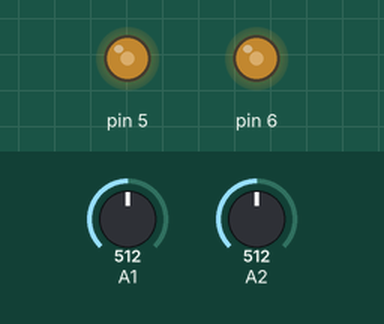
Simulated run of this sketch. Board: Arduino Uno, built with avr-gcc and run on an emulated ATmega328P. Parts: output pins drawn as LEDs (lit = HIGH). Inputs (shaded band) come from the test bench; at power-on: A1 = 512, A2 = 512. What the sketch prints to the serial monitor is not drawn.

Above: at 1.2 s.
1.3 s: A1 set to 488
2.9 s: A1 set to 511
Timing chart, 0 to 5.9 s (numbered marks = the images above; inputs shaded):
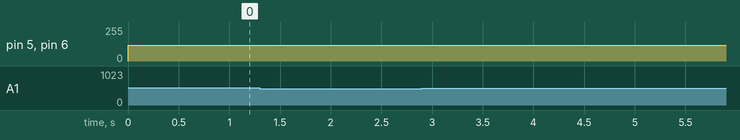

Measured:
- after the input at 1.3 s, every drawn part: stays the same
- after the input at 2.9 s, every drawn part: stays the same

The sketch:

src.ino
```cpp
#include "Sensor.h"
#include "SensorLinea.h"
#include "Motor.h"
#include "Minisumo.h"

// the setup routine runs once when you press reset:
Minisumo M1;


//    Sensor(int posx,int posy, int dirx, int diry, int pn);
void setup() {
  // initialize serial communication at 2000000 bits per second:
  Serial.begin(9600);
  M1.initt();
}

// the loop routine runs over and over again forever:
void loop() {

  M1.runn();
//  delay(2000);
 // M1.pruebaSensores();
  //M1.pruebaMotores();
  //  runn();

}
```

InitSensor.cpp
```cpp
#include "Arduino.h"
#include "InitSensor.h"

InitSensor::InitSensor(int test, int allowable){
  allowablePin = allowable;
  testPin = test;

  pinMode(allowablePin,INPUT);
  pinMode(allowablePin, INPUT);
}

bool InitSensor::getAllowable(){
  return state;
}

bool InitSensor::continueReading(){
  state = digitalRead(allowablePin);
  return true;
}
```

InitSensor.h
```cpp
#ifndef InitSensor_h
#define InitSensor_h

#include "Arduino.h"

class InitSensor{
  public:
    InitSensor(int test, int allowable);
    bool getAllowable();
    bool continueReading();

  private:
    bool state;
    int allowablePin;
    int testPin;
};

#endif
```

Minisumo.cpp
```cpp
#include "Minisumo.h"

Minisumo::Minisumo(){

};
```

Minisumo.h
```cpp
#ifndef Minisumo_h
#define Minisumo_h
#include "Sensor.h"
#include "SensorLinea.h"
#include "SensorProx.h"
#include "Motor.h"
#include <Arduino.h>;

class Minisumo {
  public:

    Minisumo();

    void initt() {
      //SensorProx(int posx,int posy, int dirx, int diry, int pn, int cons1, int cons2)
      SensorLinea S1(1, 1, 1, 1, A1); //derecha
      SensorLinea S2(-1, 1, -1, 1, A2);
      //SensorProx DD(2,2,0,1,A3,11438,-1.173);
      //SensorProx DI(-2,2,0,1,A4,6943,0.953);
      //SensorProx LD(3,0,1,0,A5,4692,0.9929);
      //SensorProx LI(-3,0,-1,0,A6);

      Sen[0] = S1;
     Sen[1] = S2;
     // SenP[0] = DD;
     // SenP[1] = DI;
     // SenP[2] = LD;
     // SenP[3] = LI;

      Motor m1(4, 9, 6);
      Motor m2(7, 8, 5);
      Mot[0] = m1;
      Mot[1] = m2;
    }
    void runn() {
      leerSensores();
      Serial.print(enemy[0]);
      Serial.print("     ");
      Serial.println(enemy[1]);
      if (enemy[0] < -10) {
        retroceder(vel);
          delay(100);
        girarIzq(vel);
        delay(500);
      }
      else if (enemy[0] > 10) {
        retroceder(vel);
          delay(100);
        girarDer(vel);
        delay(500);
      }
      else {
        if (enemy[1] < 0) {

          retroceder(vel);
          delay(100);
          girarDer(vel);
          delay(500);

        }
        else {

       avanzar(vel);
        }
      }
    }

    void pruebaMotores() {
      avanzar(100);
      delay(5000);
      girarDer(100);
      delay(5000);
      girarIzq(100);
      delay(5000);

    }

    void pruebaSensores() {

      delay(2000);
      leerSensores();
      Serial.print(enemy[0]);
      Serial.print("     ");
      Serial.println(enemy[1]);
    }


    void leerSensores() {
      enemy[0] = 0;
      enemy[1] = 0;
      int *e;

      for (int i = 0; i < 2; i++) {
        Sen[i].leer();
        e = Sen[i].getenemy();
        enemy[0] = enemy[0] + e[0];
        enemy[1] = enemy[1] + e[1];
      }
     /* for (int i = 0; i < 4; i++) {
        SenP[i].leer();
        e = SenP[i].getenemy();
        enemy[0] = enemy[0] + e[0];
        enemy[1] = enemy[1] + e[1];
      }*/

    }
    void girarDer(int vel) {
      Mot[0].giroAhr(vel);
      Mot[1].giroHr(vel);
    }
    void girarIzq(int vel) {
      Mot[0].giroHr(vel);
      Mot[1].giroAhr(vel);
    }
    void avanzar(int vel) {
      for (int i = 0; i < 2; i++) {
        Mot[i].giroHr(vel);
      }
    }
    void retroceder(int vel) {
      for (int i = 0; i < 2; i++) {
        Mot[i].giroAhr(vel);
      }
    }
    void detener() {
      for (int i = 0; i < 2; i++) {
        Mot[i].detener();
      }
    }
  private:
    SensorLinea Sen[2];
    SensorProx SenP[4];
    Motor Mot[2];
    int vel = 120;
    int enemy[2];

};

#endif
```

Motor.cpp
```cpp
#include "Motor.h"

Motor::Motor(){
  pin[0]=0;
  pin[1]=0;
  pinVel=0;
};
Motor::Motor(int pn1,int pn2, int pnv){
  pin[0]=pn1;
  pin[1]=pn2;
  pinVel=pnv;
};
```

Motor.h
```cpp
#ifndef Motor_h
#define Motor_h
#include <Arduino.h>;
  class Motor{
  public:
    Motor();
    Motor(int pn1,int pn2,int pnv);
    int pin[2];
    void giroHr(int vel){
      analogWrite(pinVel, vel); //control vel.
      Serial.println("horario  ");
      digitalWrite(pin[0], HIGH);
      digitalWrite(pin[1], LOW);
      };
    void giroAhr(int vel){
      analogWrite(pinVel, vel); //control vel.
       Serial.println("Anthorario  ");
      digitalWrite(pin[0], LOW);
      digitalWrite(pin[1], HIGH);
      };
    void detener(){
      analogWrite(pinVel, 0); //control vel.
      digitalWrite(pin[0], LOW);
      digitalWrite(pin[1], LOW);
      };
  private:
   // int pin[2];
    int pinVel;
  };

#endif
```

Sensor.cpp
```cpp
#include "Sensor.h"

Sensor::Sensor(){
    posicion[0]=0;
    direccion[0]=0;
    posicion[1]=0;
    direccion[1]=0;
    pin=0;
};
Sensor::Sensor(int posx,int posy, int dirx, int diry, int pn){
    posicion[0]=posx;
    direccion[0]=dirx;
    posicion[1]=posy;
    direccion[1]=diry;
    pin=pn;
};
void Sensor::leer(){
  magnitud=0;
  }
```

Sensor.h
```cpp
#ifndef Sensor_h
#define Sensor_h
#include <Arduino.h>;
  class Sensor{
  public:

    Sensor();
    Sensor(int posx,int posy, int dirx, int diry, int pn);
    int getpin(){
      return pin;
      }
    int getmagnitud(){
      return magnitud;
      };

    int* getpos(){
      return posicion;
      };
    int* getenemy(){
      for (int i = 0; i<2; i++) {
      int a=getmagnitud();
      enemy[i]=posicion[i]+(direccion[i]*a);
      /*Serial.print("enm     :");
      Serial.println(enemy[i]);
      Serial.print("mag     :");
      Serial.println(a);
      Serial.print("pos     :");
      Serial.println(posicion[i]);
      Serial.print("dir     :");
      Serial.println(direccion[i]);*/
      }
      return enemy;
      };
    virtual void leer();

  private:
    int posicion[2];
    int direccion[2];
    int pin;
    int enemy[2];
  protected:
    int magnitud;
  };

#endif
```

SensorLinea.cpp
```cpp
#include "Sensor.h"
#include "SensorLinea.h"
#include <Arduino.h>;
SensorLinea::SensorLinea(int posx,int posy, int dirx, int diry, int pn):Sensor(posx,posy,dirx, diry, pn){};
SensorLinea::SensorLinea():Sensor(){};
void SensorLinea::leer(){
       //delay(100);
       estado = analogRead(getpin());
      //delay(100);
      Serial.print(((maximo-minimo)/2)-(maximo*sensibilidad/100));
      if (estado <(((maximo-minimo)/2)-(maximo*sensibilidad/100))) {
        Serial.print("blanco  ");
        Serial.println(estado);
        magnitud=-1000;
      }
      else {
        Serial.print("negro  ");
        Serial.println(estado);
        magnitud=0;
      }
    }
```

SensorLinea.h
```cpp
#ifndef SensorLinea_h
#define SensorLinea_h
#include "Sensor.h";
#include <Arduino.h>;
class SensorLinea :public Sensor{
  public:
    SensorLinea(int posx,int posy, int dirx, int diry, int pn);
    SensorLinea();
    void calibrar() {
   //   maximo = 1;
    //  minimo = 1300;
      unsigned long tiempo = millis();
      while (millis() < tiempo + 5000) {
        estado = analogRead(getpin());
        if (estado > maximo) {
          maximo = estado;
        }
        else if (estado < minimo) {
          minimo = estado;
        }
      }
    }
    void leer();/*{
       //delay(100);
       estado = analogRead(getpin());
      //delay(100);
      if (estado <(((maximo-minimo)/2)-maximo*sensibilidad/100)) {
        //Serial.println("blanco  ");
        //Serial.print(estado);
        magnitud=-1000;
      }
      else {
        //Serial.println("negro  ");
        //Serial.print(estado);
        magnitud=0;
      }
    }*/


 private:
    int estado = 0;
    int maximo = 1300;
    int minimo = 1;
    int sensibilidad=11;//valor entre 1-100; recomndacion menor a 40


  };

  #endif
```

SensorProx.cpp
```cpp
#include "Sensor.h"
#include "SensorProx.h"
#include <Arduino.h>;
SensorProx::SensorProx(int posx,int posy, int dirx, int diry, int pn, int cons1, int cons2):Sensor(posx,posy,dirx, diry, pn){
  cons1  = cons1;
  cons2  = cons2;
  };
SensorProx::SensorProx():Sensor(){};
void SensorProx::leer(){
       //delay(100);
       lectura = analogRead(getpin());
      //delay(100);

      magnitud = getcons1() * pow(lectura, getcons2());
    }

/*
void leer_proximidad(){
  //LECTURA INICIAL DE LOS SENSORES
   LDD = analogRead(DD);
   LDD = 85383 * pow(LDD, -1.383);
   LDI = analogRead(DI);
   LDI = 85383 * pow(LDI, -1.383);
   //Serial.println(LDD);
   //delay(1000);
   Serial.println(LDI);
   delay(1000);
}
*/
```

SensorProx.h
```cpp
#ifndef SensorProx_h
#define SensorProx_h
#include "Sensor.h";
#include <Arduino.h>;


class SensorProx :public Sensor{
  public:
    SensorProx(int posx,int posy, int dirx, int diry, int pn, int cons1, int cons2);
    SensorProx();

    void leer();
    int getcons1(){
      return cons1;
      }
    int getcons2(){
      return cons2;
    }
 private:
    int lectura = 0;
    int cons1 = 0;
    int cons2 = 0;
  };

 #endif
```
